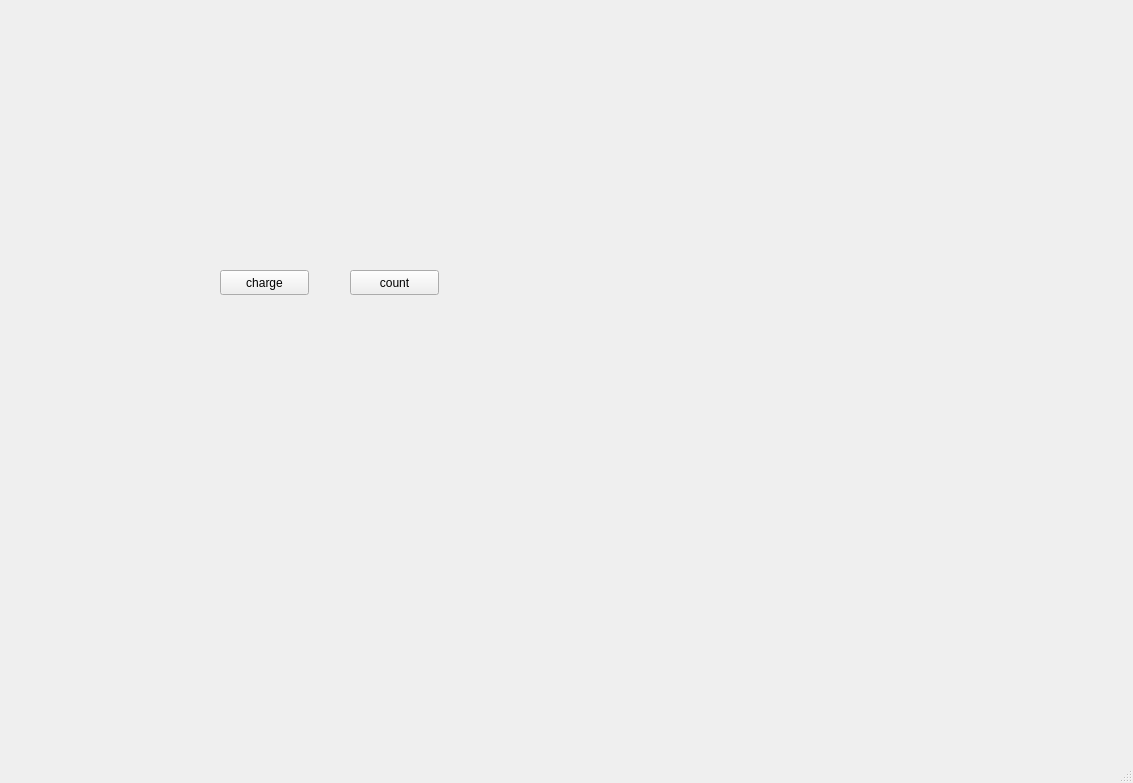
<?xml version="1.0" encoding="UTF-8"?>
<ui version="4.0">
 <class>MainWindow</class>
 <widget class="QMainWindow" name="MainWindow">
  <property name="geometry">
   <rect>
    <x>0</x>
    <y>0</y>
    <width>1133</width>
    <height>783</height>
   </rect>
  </property>
  <property name="windowTitle">
   <string>MainWindow</string>
  </property>
  <widget class="QWidget" name="centralwidget">
   <widget class="QPushButton" name="pushButton">
    <property name="geometry">
     <rect>
      <x>220</x>
      <y>270</y>
      <width>89</width>
      <height>25</height>
     </rect>
    </property>
    <property name="text">
     <string>charge</string>
    </property>
   </widget>
   <widget class="QPushButton" name="pushButton_2">
    <property name="geometry">
     <rect>
      <x>350</x>
      <y>270</y>
      <width>89</width>
      <height>25</height>
     </rect>
    </property>
    <property name="text">
     <string>count</string>
    </property>
   </widget>
  </widget>
  <widget class="QMenuBar" name="menubar">
   <property name="geometry">
    <rect>
     <x>0</x>
     <y>0</y>
     <width>1133</width>
     <height>27</height>
    </rect>
   </property>
  </widget>
  <widget class="QStatusBar" name="statusbar"/>
 </widget>
 <resources/>
 <connections/>
</ui>
